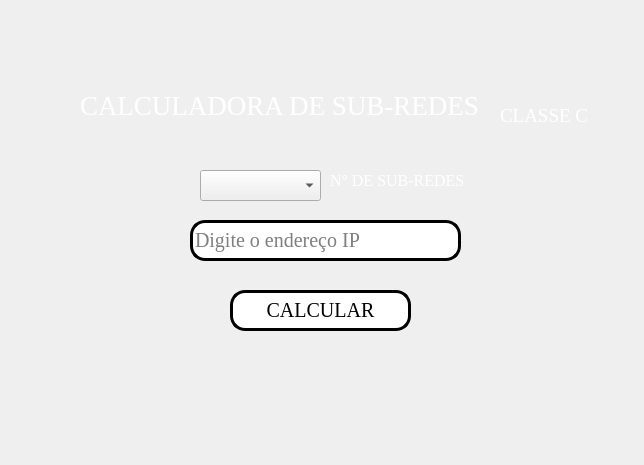
<?xml version="1.0" encoding="UTF-8"?>
<ui version="4.0">
 <class>MainWindow</class>
 <widget class="QMainWindow" name="MainWindow">
  <property name="geometry">
   <rect>
    <x>0</x>
    <y>0</y>
    <width>644</width>
    <height>465</height>
   </rect>
  </property>
  <property name="windowTitle">
   <string>CALCULADORA</string>
  </property>
  <property name="windowIcon">
   <iconset>
    <normaloff>imagens/internet.png</normaloff>imagens/internet.png</iconset>
  </property>
  <widget class="QWidget" name="centralwidget">
   <widget class="QLabel" name="label">
    <property name="geometry">
     <rect>
      <x>-70</x>
      <y>-110</y>
      <width>751</width>
      <height>591</height>
     </rect>
    </property>
    <property name="font">
     <font>
      <pointsize>14</pointsize>
     </font>
    </property>
    <property name="text">
     <string/>
    </property>
    <property name="pixmap">
     <pixmap>imagens/1211368-global-tecnologia-computador-rede-fundo-gratis-vetor.jpg</pixmap>
    </property>
   </widget>
   <widget class="QLabel" name="text1">
    <property name="geometry">
     <rect>
      <x>80</x>
      <y>70</y>
      <width>411</width>
      <height>71</height>
     </rect>
    </property>
    <property name="font">
     <font>
      <family>Georgia</family>
      <pointsize>20</pointsize>
     </font>
    </property>
    <property name="styleSheet">
     <string notr="true">color: rgb(255, 255, 255);</string>
    </property>
    <property name="text">
     <string>CALCULADORA DE SUB-REDES </string>
    </property>
   </widget>
   <widget class="QLabel" name="text1_2">
    <property name="geometry">
     <rect>
      <x>500</x>
      <y>80</y>
      <width>411</width>
      <height>71</height>
     </rect>
    </property>
    <property name="font">
     <font>
      <family>Georgia</family>
      <pointsize>14</pointsize>
     </font>
    </property>
    <property name="styleSheet">
     <string notr="true">color: rgb(255, 255, 255);</string>
    </property>
    <property name="text">
     <string>CLASSE C</string>
    </property>
   </widget>
   <widget class="QPushButton" name="botao_tela_principal">
    <property name="geometry">
     <rect>
      <x>230</x>
      <y>290</y>
      <width>181</width>
      <height>41</height>
     </rect>
    </property>
    <property name="font">
     <font>
      <family>Georgia</family>
      <pointsize>15</pointsize>
      <weight>50</weight>
      <bold>false</bold>
     </font>
    </property>
    <property name="cursor">
     <cursorShape>UpArrowCursor</cursorShape>
    </property>
    <property name="styleSheet">
     <string notr="true">QPushButton{
color: rgb(0, 0, 0);
}

QPushButton{
background-color: rgb(255, 255, 255)
}

QPushButton:hover{
	background-color: lightblue
}

QPushButton{
border:3px solid black;
border-radius: 15px;
padding: 2px;
}</string>
    </property>
    <property name="text">
     <string>CALCULAR</string>
    </property>
    <property name="icon">
     <iconset>
      <normaloff>imagens/9868474931649315515-128.png</normaloff>imagens/9868474931649315515-128.png</iconset>
    </property>
    <property name="iconSize">
     <size>
      <width>30</width>
      <height>30</height>
     </size>
    </property>
   </widget>
   <widget class="QLineEdit" name="num_ip">
    <property name="geometry">
     <rect>
      <x>190</x>
      <y>220</y>
      <width>271</width>
      <height>41</height>
     </rect>
    </property>
    <property name="font">
     <font>
      <family>Georgia</family>
      <pointsize>15</pointsize>
      <weight>50</weight>
      <bold>false</bold>
     </font>
    </property>
    <property name="styleSheet">
     <string notr="true">background-color:rgb(255,255,255);
border-radius:15px;
border-style:outset;
border-width:3px;</string>
    </property>
    <property name="inputMethodHints">
     <set>Qt::ImhHiddenText</set>
    </property>
    <property name="text">
     <string/>
    </property>
    <property name="placeholderText">
     <string>Digite o endereço IP</string>
    </property>
    <property name="clearButtonEnabled">
     <bool>false</bool>
    </property>
   </widget>
   <widget class="QComboBox" name="num_rede">
    <property name="geometry">
     <rect>
      <x>200</x>
      <y>170</y>
      <width>121</width>
      <height>31</height>
     </rect>
    </property>
    <property name="font">
     <font>
      <family>Georgia</family>
      <pointsize>13</pointsize>
      <weight>50</weight>
      <bold>false</bold>
     </font>
    </property>
    <property name="styleSheet">
     <string notr="true">background-color:rgb(255, 255, 255);
border-radius:13px;
border-style:outset;
border-width:2px;
border-color:rgb(0, 0, 0);
color:rgb(0, 0, 0)
;
LineEdit {
    background-color: transparent;
    border: 1px solid black;
    border-radius: 3px;
    padding: 6px;
}</string>
    </property>
    <item>
     <property name="text">
      <string/>
     </property>
    </item>
    <item>
     <property name="text">
      <string>1</string>
     </property>
    </item>
    <item>
     <property name="text">
      <string>2</string>
     </property>
    </item>
    <item>
     <property name="text">
      <string>4</string>
     </property>
    </item>
    <item>
     <property name="text">
      <string>8</string>
     </property>
    </item>
    <item>
     <property name="text">
      <string>16</string>
     </property>
    </item>
    <item>
     <property name="text">
      <string>32</string>
     </property>
    </item>
    <item>
     <property name="text">
      <string>64</string>
     </property>
    </item>
   </widget>
   <widget class="QLabel" name="text1_3">
    <property name="geometry">
     <rect>
      <x>330</x>
      <y>150</y>
      <width>411</width>
      <height>61</height>
     </rect>
    </property>
    <property name="font">
     <font>
      <family>Georgia</family>
      <pointsize>12</pointsize>
     </font>
    </property>
    <property name="styleSheet">
     <string notr="true">color: rgb(255, 255, 255);</string>
    </property>
    <property name="text">
     <string>N° DE SUB-REDES</string>
    </property>
   </widget>
  </widget>
 </widget>
 <resources/>
 <connections/>
</ui>
